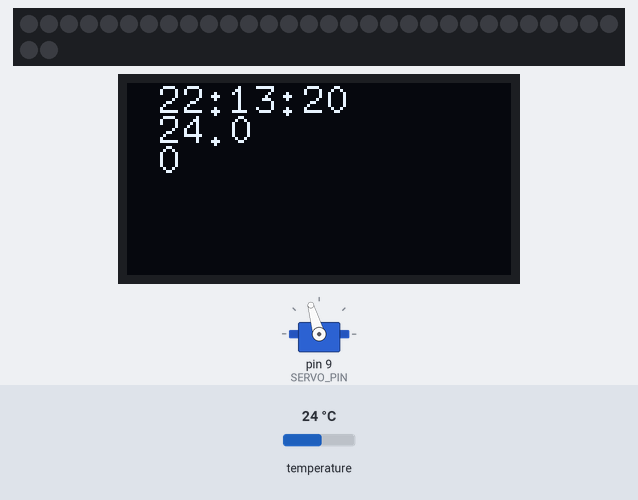
Bench run of a sketch on a simulated Arduino Uno, built with avr-gcc and run on an emulated ATmega328P. Shown: servo, 32 RGB LEDs in strip order, left to right, continuing on the next row, 128×64 one-colour display. Inputs (shaded band) come from the test bench; at power-on: temperature 24 °C. The local clock reads 2024-03-15 10:24:30 at power-on unless the sketch sets it.

Above: at 0.23 s.
1.3 s: temperature set to 12 °C
At 1.52 s:
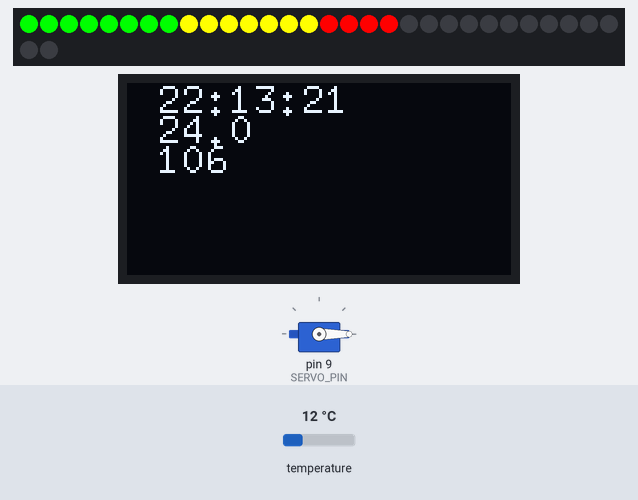
3.1 s: temperature set to 18.5 °C
At 4.1 s:
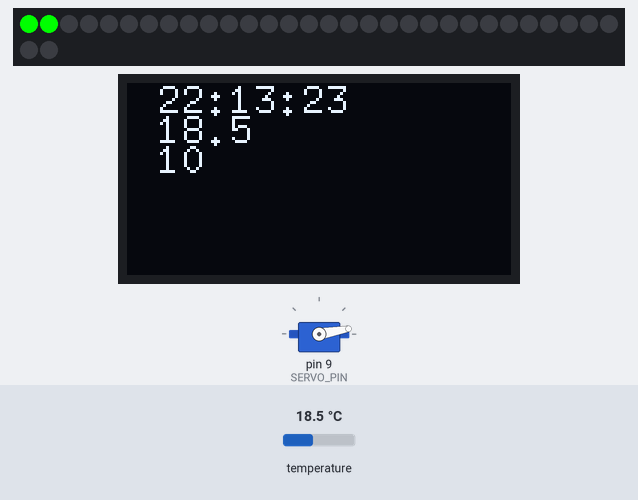
4.7 s: temperature set to 19.5 °C
At 6.0 s:
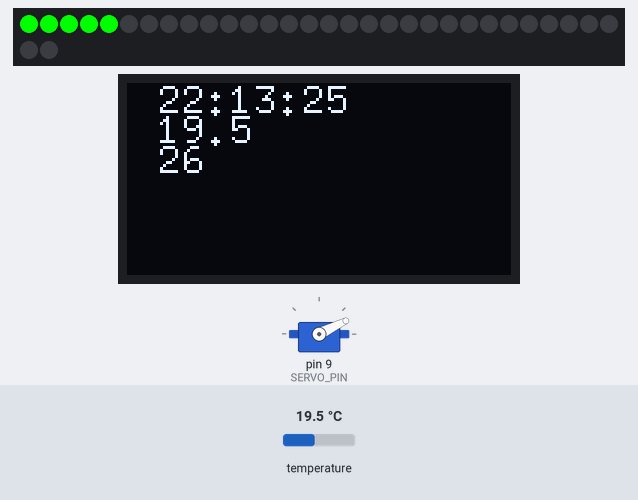
6.8 s: temperature set to 28 °C
At 8.49 s:
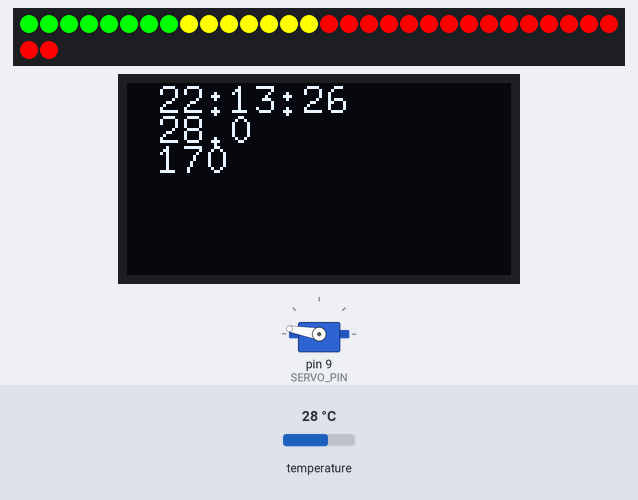
8.6 s: temperature set to 41 °C
At 9.5 s:
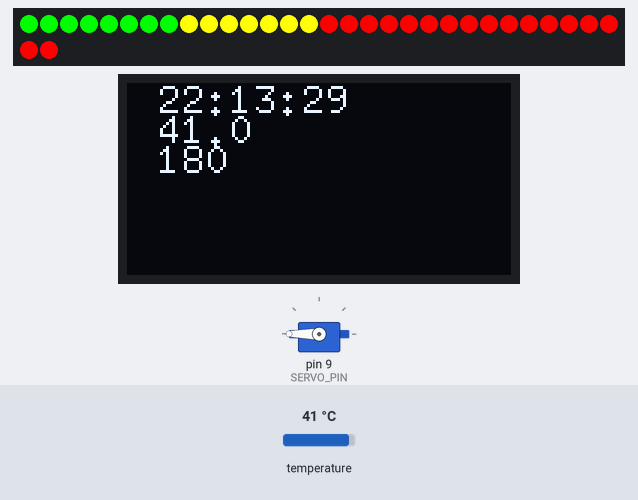
11.6 s: temperature set to 7 °C
At 13.97 s:
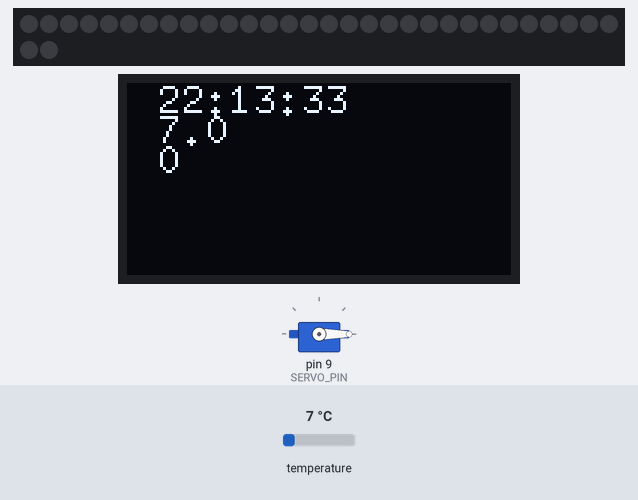
Timing chart, 0 to 14.3 s (numbered marks = the images above; inputs shaded):
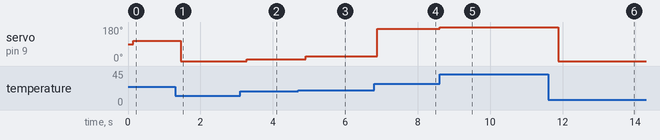

The sketch:

OLEDbomb.ino
```cpp
/*
* Name: övningsprojekt
* Author: Tor H
* Date: 2025-10-13
* Description: This project uses a ds3231 to measure time and displays the time to an 1306 oled display,
* Further, it measures temprature with ds3231 and displays a mapped value to a 9g-servo-motor.
* In addition, the measured temperature value gets converted into a usable integer for the Light Ring and lights up the ring accordingly with according colours(green,yellow,red)
*/

// Include Libraries
#include "U8glib.h"
#include <RTClib.h>
#include <Wire.h>
#include <Servo.h>
#include <Adafruit_NeoPixel.h>

#define PIN 6        // Data pin connected to DIN
#define NUMPIXELS 32 // Number of LEDs in your ring (change if needed)

// Forward declarations (optional but nice when functions are below loop)
String getTime();
float getTemp();
void oledWrite(String text, float temp);
void servoWrite(float value);

// Init constants
const int MinTemp = 18;
const int MaxTemp = 28;

Servo myServo;
const int SERVO_PIN = 9;
// Init global variables
int ServoAngle = 0;  //Current angle of the Servo

// Construct objects
RTC_DS3231 rtc;
U8GLIB_SSD1306_128X64 u8g(U8G_I2C_OPT_NO_ACK);  // Display which does not send AC
Adafruit_NeoPixel pixels(NUMPIXELS, PIN, NEO_GRB + NEO_KHZ800);

void setup() {
  // init communication
  Serial.begin(9600);
  Wire.begin();

  // Init Hardware
  rtc.begin();
  myServo.attach(SERVO_PIN);  // attach servo to the pin
  myServo.write(90);
  pixels.begin();      // Initialize the NeoPixel ring
  pixels.clear();      // Turn off all pixels

  // Settings
  u8g.setFont(u8g_font_8x13); // liten, läsbar

  rtc.adjust(DateTime(F(__DATE__), F(__TIME__)));
}


/*
Main Loop - Writes the Time of day and temperature as well as the angle the servo is at the moment.
Remakes the given temperature to a value for the Light Ring, Lights up the light ring accordingly
*/
int count1 = 0;  //Set variable before loop
void loop() {
  oledWrite(getTime(), getTemp());
  servoWrite(getTemp());


  float t = getTemp();
  oledWrite(getTime(), t);
  servoWrite(t);

  int count = (int)((t - 18.0f) * 32.0f / (28.0f - 18.0f) + 0.5f); // round to nearest
  count = constrain(count, 0, 32);  // clamp to 0..32

  if (count1 > count) {
    // temperature went DOWN: turn OFF pixels from old-1 down to new
    for (int e = count1 - 1; e >= count; e--) {
      pixels.setPixelColor(e, 0);           // off
      pixels.show();
      delay(50);
    }
  } else if (count1 < count) {
    // temperature went UP: turn ON pixels from old up to new-1
    for (int i = count1; i < count; i++) {
      if (i < 8){
        pixels.setPixelColor(i, pixels.Color(0, 255, 0));
        pixels.show();
        delay(50);
      } else if (i < 15){
        pixels.setPixelColor(i, pixels.Color(255, 255, 0));
        pixels.show();
        delay(50);
      } else{
      pixels.setPixelColor(i, pixels.Color(255, 0, 0)); // red
      pixels.show();
      delay(50);
      }
    }
  }
  count1 = count;
}


//This function reads time from an ds3231 module and packages the time as a String
//Returns: time in hh:mm:ss as String
String getTime() {
  DateTime now = rtc.now();
  char buf[9];
  snprintf(buf, sizeof(buf), "%02d:%02d:%02d", now.hour(), now.minute(), now.second());
  return String(buf);
}

/*
* This function takes temperature from ds3231 and returns as a float
*Returns: temperature as float
*/
float getTemp() {
  return rtc.getTemperature();
}

/*
* This function takes a string and draws it to an oled display
*Parameters: - text: String to write to display
*/
void oledWrite(String text, float temp) {
  u8g.firstPage();
  do {
    String s = String(temp, 1);      // one decimal
    String a = String(ServoAngle);
    u8g.drawStr(10, 10, text.c_str());
    u8g.drawStr(10, 20, s.c_str());
    u8g.drawStr(10, 30, a.c_str());
  } while (u8g.nextPage());
}

/*
* takes a temperature value and maps it to corresponding degree on a servo
* Parameters: value = Temperature measued from getTemp()
* Writes the mapped value as an angle for the Servo to adjust to.
*/
void servoWrite(float value) {
  int angle = map((long)value, MinTemp, MaxTemp, 10, 170);
  angle = constrain(angle, 0, 180);
  ServoAngle = angle;
  myServo.write(angle);
}
```

Measured:
- the behaviour switches between 18.8 and 18.9 °C on temperature (found by bisection; images 2 and 3)
- after the input at 1.3 s, servo on pin 9 (SERVO_PIN): 106° → 0° after 0.15 s
- after the input at 3.1 s, servo on pin 9 (SERVO_PIN): 0° → 10° after 0.18 s
- after the input at 4.7 s, servo on pin 9 (SERVO_PIN): 10° → 26° after 0.21 s
- after the input at 6.8 s, servo on pin 9 (SERVO_PIN): 26° → 170° after 0.08 s
- after the input at 8.6 s, servo on pin 9 (SERVO_PIN): 170° → 180° at once
- after the input at 11.6 s, servo on pin 9 (SERVO_PIN): 180° → 0° after 0.27 s
